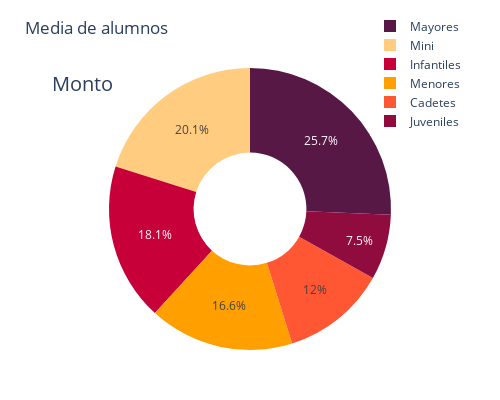

Notebook cell for this chart:
### Code cell
# Datos para el gráfico
pie1_list = media_alumnos_por_cat.TOTAL_ALUMNOS
labels = media_alumnos_por_cat.CATEGORIA

# Definir la paleta de colores
colors = [
    '#FF5733',  # color-3
    '#C70039',  # color-4
    '#900C3F',  # color-5
    '#581845',  # color-6
    '#FF9F00',   # color-7 (naranja claro)
    '#FFCC80',  # color-1
    '#FFC300'  # color-2
]

# Crear la figura de gráfico circular (Pie)
fig = go.Figure(
    data=[
        go.Pie(
            values=pie1_list,
            labels=labels,
            domain={"x": [0, 0]},  # Ajustar la posición del gráfico en el canvas
            name="Alumnos por categoria",
            hoverinfo="label+percent+name",
            hole=0.4,  # Hacer un gráfico de dona (agregar un hueco en el centro)
            marker={'colors': colors}  # Aplicar la paleta de colores
        )
    ],
    layout={
        "title": "Media de alumnos",
        "annotations": [
            {
                "font": {"size": 20},
                "showarrow": False,
                "text": "Monto",
                "x": 0.0,
                "y": 1.0
            },
        ],
        # Ajustar el tamaño del gráfico
        "width": 500,  # Ajusta el ancho
        "height": 400,  # Ajusta la altura
        # Modificar márgenes para reducir el espacio blanco
        "margin": {"l": 50, "r": 50, "t": 50, "b": 50},
        # Ajustar la leyenda para que esté más cerca del gráfico
        "legend": {
            "x": 0.8,  # Posición X de la leyenda
            "y": 1.2,    # Posición Y de la leyenda
            "orientation": "v"  # Poner la leyenda en vertical
        }
    }
)

# Mostrar el gráfico
fig.show()

### Figure 1 — Plotly figure (JSON) as saved in the notebook; plotly's stock layout.template omitted (floating-point values rounded to 4 significant figures)
{"data": [{"domain": {"x": [0, 0]}, "hole": 0.4, "hoverinfo": "label+percent+name", "labels": ["Cadetes", "Infantiles", "Juveniles", "Mayores", "Menores", "Mini"], "marker": {"colors": ["#FF5733", "#C70039", "#900C3F", "#581845", "#FF9F00", "#FFCC80", "#FFC300"]}, "name": "Alumnos por categoria", "type": "pie", "values": [9.89, 14.89, 6.17, 21.11, 13.67, 16.56]}], "layout": {"annotations": [{"font": {"size": 20}, "showarrow": false, "text": "Monto", "x": 0, "y": 1}], "height": 400, "legend": {"orientation": "v", "x": 0.8, "y": 1.2}, "margin": {"b": 50, "l": 50, "r": 50, "t": 50}, "title": {"text": "Media de alumnos"}, "width": 500}}
